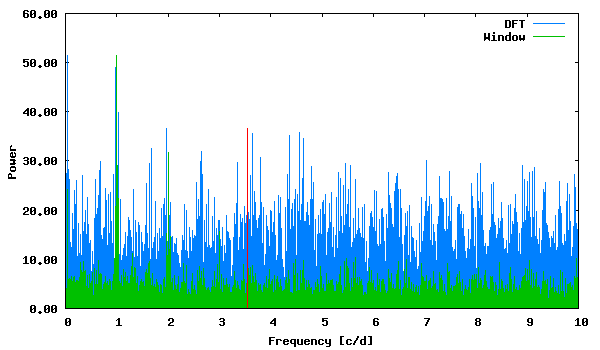

Write the gnuplot code that produced this figure.
set term png size 600,350 medium
set colors classic
set output "phase_lc_15.deeming.png"
set xlabel "Frequency [c/d]"
set ylabel "Power"
set format y "%5.2f"
plot "deeming.periodogram" using 1:2 with lines linecolor 3 title "DFT", "deeming.periodogram" using 1:3 with lines linecolor 2 title "Window", "<echo '3.553291 36.56724337'" with impulses linecolor 1 title ""
 
